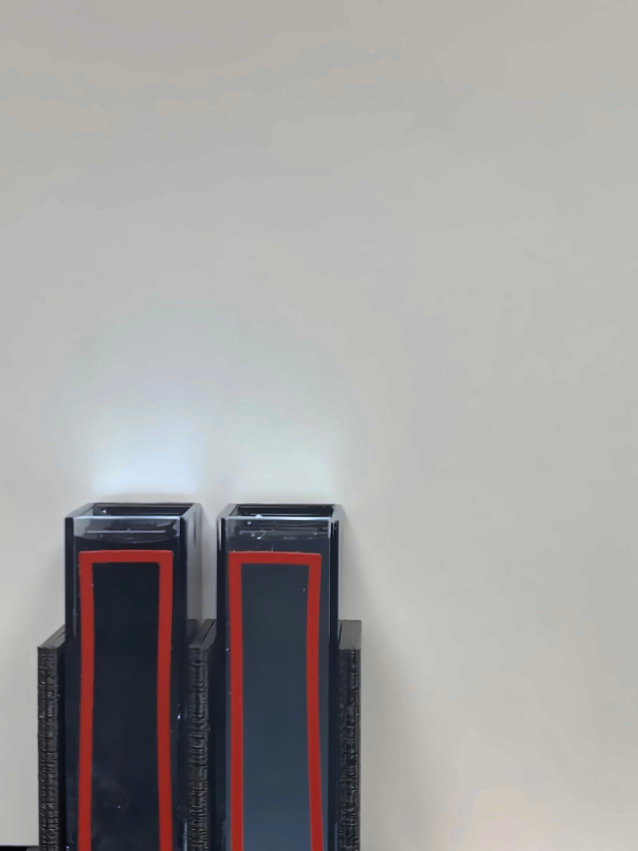
#> input picture visualization/whitep_elim/NTU129.jpg, 1276 x 1702 px, found by its file name (shown at 1/2 size)
$ jupyter execute --allow-errors vis_whitep_elim.ipynb   (shell and % lines are left out)
#> lines starting #> are read from the running program, lines starting #| are printed output that depends on the picture
### dip_utils/vis_utils.py
'''
Image Processing Visualization Utilities

Includes RGB color cube and three-channel histogramming.
Also a lab_uniform, which normalizes the perceived intensity of
custom colormaps.
'''

import matplotlib.pyplot as plt
import numpy as np
import skimage.color as color
# from mpl_toolkits.mplot3d import Axes3D
from matplotlib import cm # all the colormaps...


# [211 lines left out: functions vis_rgb_cube, vis_hsv_cube, vis_lab_cube, vis_ybr_cube, vis_image, vis_hists, not called in this run]


def vis_pair(I, J, figsize = (6,4), shared = True,
             first_title = 'Original', second_title = 'New',
             show_ticks = False, **kwargs):
    '''
    vis_pair(I, J, figsize = (8,3), shared = True, first_title = 'Original', second_title = 'New'):
    produce a plot of images I and J together. By default takes care of sharing axes to provide
    a little 1x2 plot without all the coding.
    '''
    f, ax = plt.subplots(1,2, figsize=figsize, sharex = shared, sharey = shared)
    ax[0].imshow(I, **kwargs)
    ax[0].set_title(first_title)
    ax[1].imshow(J, **kwargs)
    ax[1].set_title(second_title)

    if not show_ticks:
        [a.axes.get_xaxis().set_visible(False) for a in ax];
        [a.axes.get_yaxis().set_visible(False) for a in ax];

    plt.tight_layout()

# [55 lines left out: functions vis_triple, lab_uniform, vis_surface, not called in this run]

### visualization/vis_whitep_elim.ipynb
### Visualize White Point Elimination Effect

[cell 1]
import numpy as np
import cv2
from matplotlib import pyplot as plt
import os

from PIL import Image
import sys
sys.path.insert(0, '../dip_utils')

from matrix_utils import arr_info
from vis_utils import (vis_rgb_cube,
                       vis_hists,
                       vis_pair)
from mpl_toolkits.axes_grid1.inset_locator import zoomed_inset_axes
from mpl_toolkits.axes_grid1.inset_locator import mark_inset

#> (a cell that did not finish here is left out)

[cell 3]
I = plt.imread('../stacked_new/NTU129.jpg')
#> I is the input picture: shape (1702, 1276, 3); mean R, G, B 162.3, 160.7, 159.6
J = plt.imread('whitep_elim/NTU129.jpg')
vis_pair(I, J)
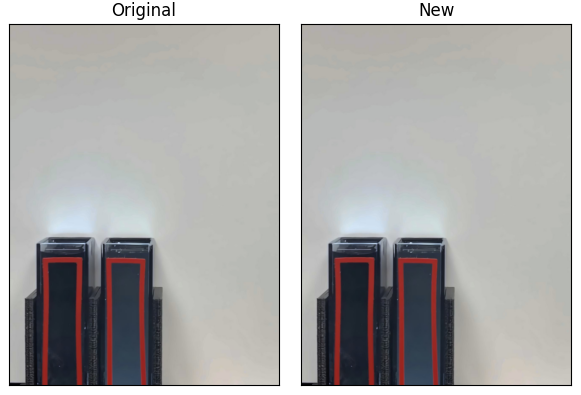
#> figure drawn by matplotlib, 2 panels

[cell 4]
Ilog = (32*np.log2(I + 1)).astype('uint8')
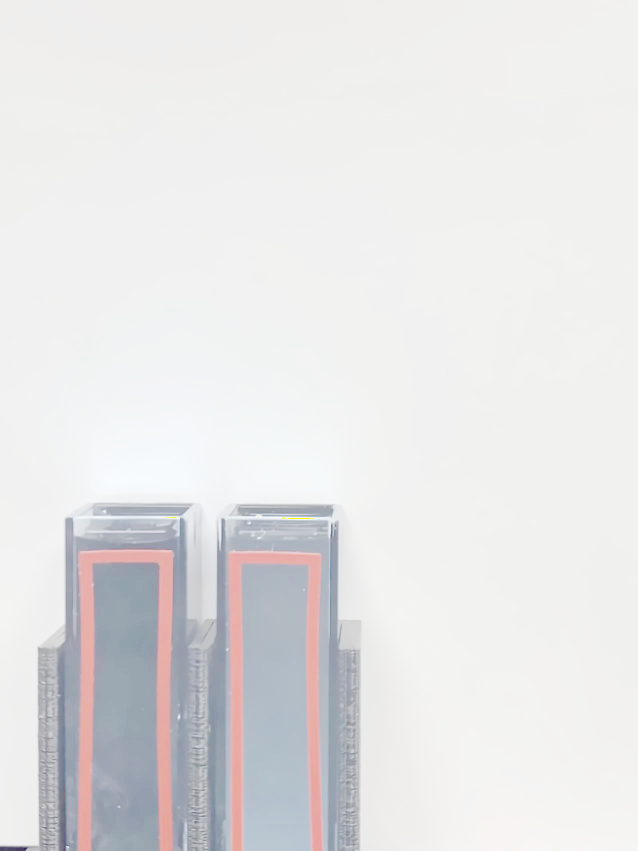
#> Ilog: shape (1702, 1276, 3) (shown at 1/2 size); mean R, G, B 229.4, 229, 229.6
Jlog = (32*np.log2(J + 1)).astype('uint8')

[cell 5]
vis_pair(Ilog, Jlog)
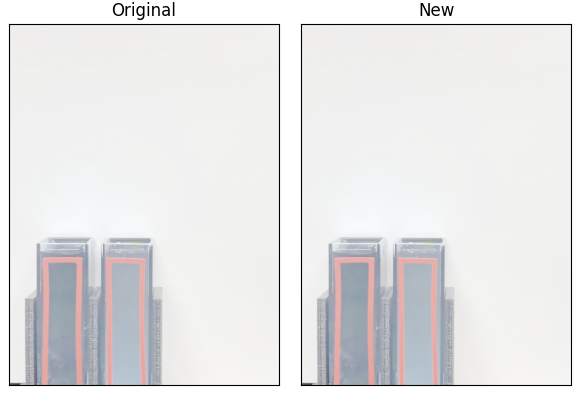
#> figure drawn by matplotlib, 2 panels

[cell 6]
plt.savefig('../assets/white_p_log.pdf', dpi=600)

[cell 7]
x1 = 185
x2 = 305
y1 = 1436
y2 = 1556

[cell 8]
f, ax = plt.subplots(1,2,figsize=(8,4), sharex=True, sharey=True)
ax[0].imshow(I)
ax[0].set_title('Stacked Image')
ax[1].imshow(J) # black to red colormap
ax[1].set_title('White Spot Elimination')
axinsl = zoomed_inset_axes(ax[0], 6.5, loc=1) # zoom = 2
axinsl.imshow(I)
axinsl.set_xlim(x1, x2)
axinsl.set_ylim(y1, y2)
mark_inset(ax[0], axinsl, loc1=2, loc2=4, fc="none", ec="0.5")
plt.xticks(visible=False)
plt.yticks(visible=False)
axinsr = zoomed_inset_axes(ax[1], 6.5, loc=1) # zoom = 2
axinsr.imshow(J)
axinsr.set_xlim(x1, x2)
axinsr.set_ylim(y1, y2)
mark_inset(ax[1], axinsr, loc1=2, loc2=4, fc="none", ec="0.5")
ax[0].tick_params(
    axis='both',
    which='both',
    bottom=False,
    top=False,
    labelbottom=False)
ax[1].tick_params(
    axis='both',
    which='both',
    bottom=False,
    top=False,
    labelbottom=False)
[a.axes.get_xaxis().set_visible(False) for a in ax];
[a.axes.get_yaxis().set_visible(False) for a in ax];
plt.xticks(visible=False)
plt.yticks(visible=False)
plt.draw()
plt.show()
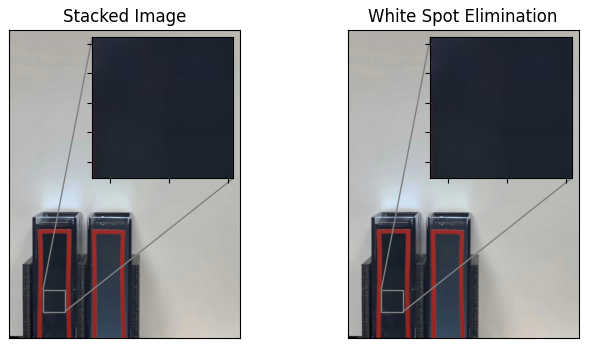
#> figure drawn by matplotlib, 4 panels
